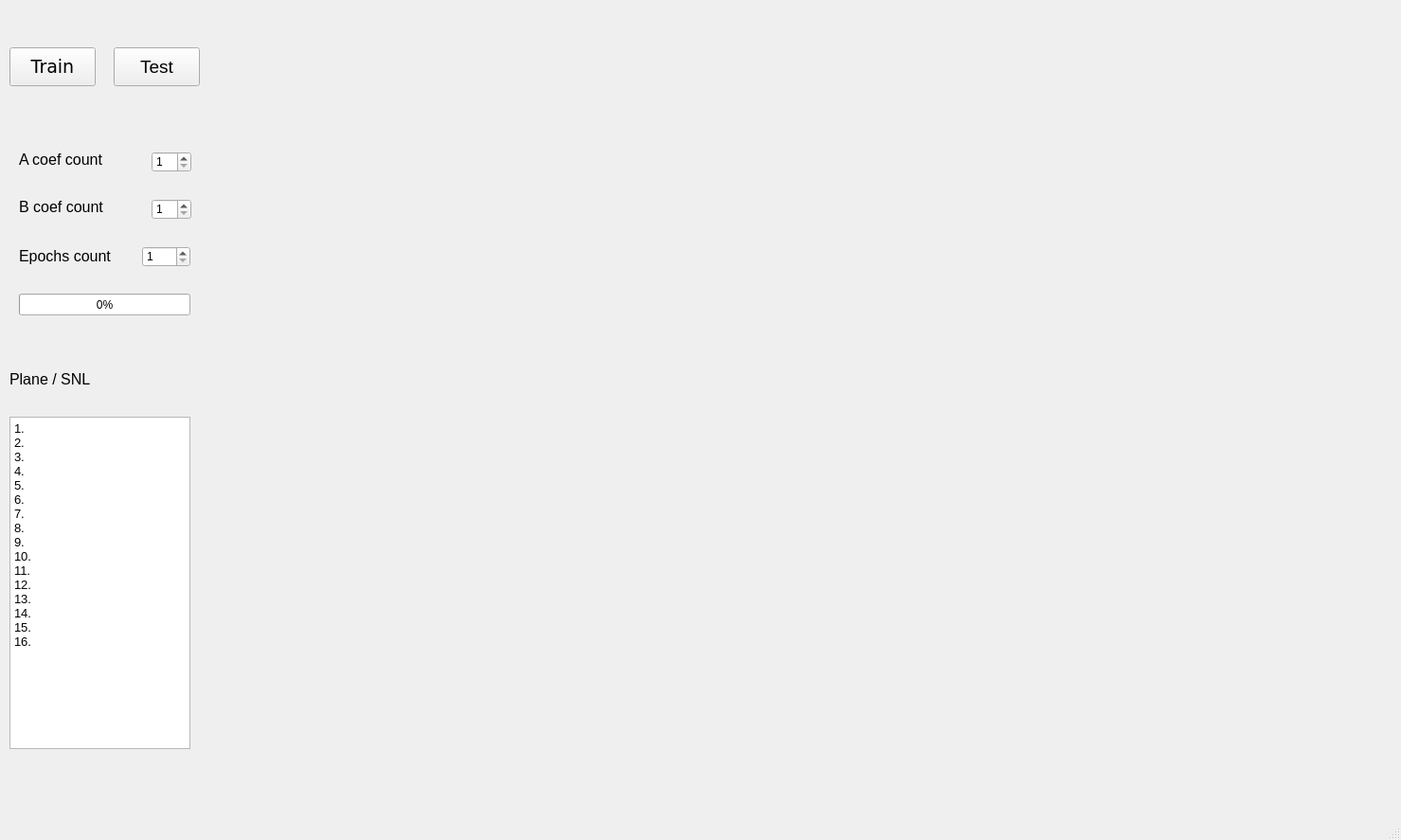
<?xml version="1.0" encoding="UTF-8"?>
<ui version="4.0">
 <class>MainWindow</class>
 <widget class="QMainWindow" name="MainWindow">
  <property name="geometry">
   <rect>
    <x>0</x>
    <y>0</y>
    <width>1479</width>
    <height>887</height>
   </rect>
  </property>
  <property name="windowTitle">
   <string>Neural filter</string>
  </property>
  <widget class="QWidget" name="centralwidget">
   <widget class="MplWidget" name="MplWidget" native="true">
    <property name="geometry">
     <rect>
      <x>210</x>
      <y>0</y>
      <width>1281</width>
      <height>891</height>
     </rect>
    </property>
   </widget>
   <widget class="QPushButton" name="pushButton">
    <property name="geometry">
     <rect>
      <x>10</x>
      <y>50</y>
      <width>91</width>
      <height>41</height>
     </rect>
    </property>
    <property name="font">
     <font>
      <family>Verdana</family>
      <pointsize>14</pointsize>
     </font>
    </property>
    <property name="text">
     <string>Train</string>
    </property>
   </widget>
   <widget class="QPushButton" name="pushButton_2">
    <property name="geometry">
     <rect>
      <x>120</x>
      <y>50</y>
      <width>91</width>
      <height>41</height>
     </rect>
    </property>
    <property name="font">
     <font>
      <pointsize>14</pointsize>
     </font>
    </property>
    <property name="text">
     <string>Test</string>
    </property>
   </widget>
   <widget class="QSpinBox" name="spinBox_a">
    <property name="geometry">
     <rect>
      <x>160</x>
      <y>160</y>
      <width>42</width>
      <height>22</height>
     </rect>
    </property>
    <property name="minimum">
     <number>1</number>
    </property>
   </widget>
   <widget class="QSpinBox" name="spinBox_b">
    <property name="geometry">
     <rect>
      <x>160</x>
      <y>210</y>
      <width>42</width>
      <height>22</height>
     </rect>
    </property>
    <property name="minimum">
     <number>1</number>
    </property>
   </widget>
   <widget class="QLabel" name="label">
    <property name="geometry">
     <rect>
      <x>20</x>
      <y>160</y>
      <width>121</width>
      <height>16</height>
     </rect>
    </property>
    <property name="font">
     <font>
      <pointsize>12</pointsize>
     </font>
    </property>
    <property name="text">
     <string>A coef count</string>
    </property>
   </widget>
   <widget class="QLabel" name="label_2">
    <property name="geometry">
     <rect>
      <x>20</x>
      <y>210</y>
      <width>121</width>
      <height>16</height>
     </rect>
    </property>
    <property name="font">
     <font>
      <pointsize>12</pointsize>
     </font>
    </property>
    <property name="text">
     <string>B coef count</string>
    </property>
   </widget>
   <widget class="QLabel" name="label_3">
    <property name="geometry">
     <rect>
      <x>20</x>
      <y>250</y>
      <width>121</width>
      <height>41</height>
     </rect>
    </property>
    <property name="font">
     <font>
      <pointsize>12</pointsize>
     </font>
    </property>
    <property name="text">
     <string>Epochs count</string>
    </property>
   </widget>
   <widget class="QSpinBox" name="spinBox_epochs">
    <property name="geometry">
     <rect>
      <x>150</x>
      <y>260</y>
      <width>51</width>
      <height>22</height>
     </rect>
    </property>
    <property name="minimum">
     <number>1</number>
    </property>
    <property name="maximum">
     <number>500</number>
    </property>
   </widget>
   <widget class="QProgressBar" name="progressBar1">
    <property name="geometry">
     <rect>
      <x>20</x>
      <y>310</y>
      <width>181</width>
      <height>23</height>
     </rect>
    </property>
    <property name="value">
     <number>0</number>
    </property>
   </widget>
   <widget class="QPlainTextEdit" name="plainTextEdit">
    <property name="geometry">
     <rect>
      <x>10</x>
      <y>440</y>
      <width>191</width>
      <height>351</height>
     </rect>
    </property>
    <property name="font">
     <font>
      <pointsize>10</pointsize>
     </font>
    </property>
    <property name="plainText">
     <string>1.
2.
3.
4.
5.
6.
7.
8.
9.
10.
11.
12.
13.
14.
15.
16.</string>
    </property>
   </widget>
   <widget class="QLabel" name="label_4">
    <property name="geometry">
     <rect>
      <x>10</x>
      <y>380</y>
      <width>121</width>
      <height>41</height>
     </rect>
    </property>
    <property name="font">
     <font>
      <pointsize>12</pointsize>
     </font>
    </property>
    <property name="text">
     <string>Plane / SNL</string>
    </property>
   </widget>
  </widget>
  <widget class="QStatusBar" name="statusbar"/>
 </widget>
 <customwidgets>
  <customwidget>
   <class>MplWidget</class>
   <extends>QWidget</extends>
   <header>mplwidget.h</header>
   <container>1</container>
  </customwidget>
 </customwidgets>
 <resources/>
 <connections/>
</ui>
